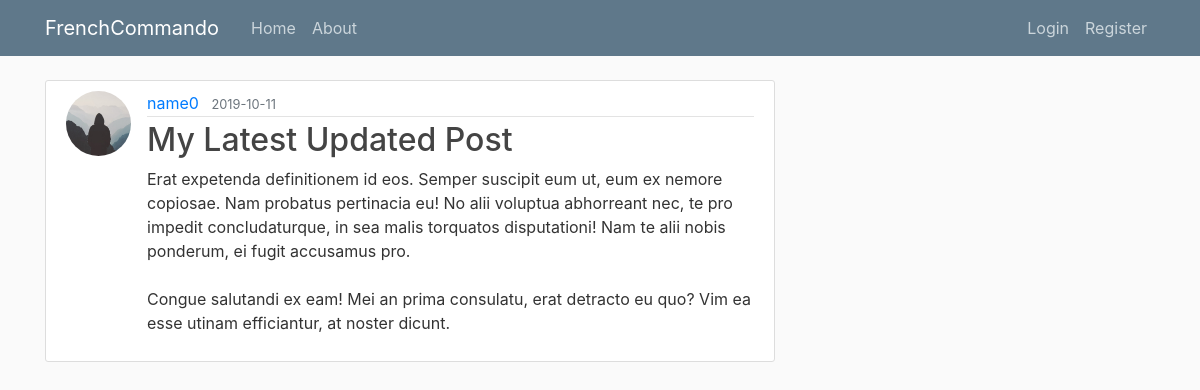
Page /post/24 on the committed database.
### flaskblog/models.py (models this page shows, shortened)
class User(db.Model, UserMixin):
    id = db.Column(db.Integer, primary_key=True)
    username = db.Column(db.String(20), unique=True, nullable=False)
    email = db.Column(db.String(120), unique=True, nullable=False)
    image_file = db.Column(db.String(20), nullable=False, default='default.jpg')
    password = db.Column(db.String(60), nullable=False)
    posts = db.relationship('Post', backref='author', lazy=True)

class Post(db.Model):
    id = db.Column(db.Integer, primary_key=True)
    title = db.Column(db.String(100), nullable=False)
    date_posted = db.Column(db.DateTime, nullable=False, default=datetime.utcnow)
    content = db.Column(db.Text, nullable=False)
    user_id = db.Column(db.Integer, db.ForeignKey('user.id'), nullable=False)

### flaskblog/posts/routes.py (the view)
@posts.route("/post/<int:post_id>")
def post(post_id):
    post = Post.query.get_or_404(post_id)
    return render_template('post.html', title=post.title, post=post)

### flaskblog/templates/post.html (shortened to what this page needs)
{% extends "layout.html" %}
{% block content %}
  <article class="media content-section">
    <img class="rounded-circle article-img" src="{{ url_for('static', filename='profile_pics/' + post.author.image_file) }}" alt="">
    <div class="media-body">
      <div class="article-metadata">
        <a class="mr-2" href="{{ url_for('users.user_posts', username=post.author.username) }}">{{ post.author.username }}</a>
        <small class="text-muted">{{ post.date_posted.strftime('%Y-%m-%d') }}</small>
      </div>
      <h2><a class="article-title" href="{{ url_for('posts.post', post_id=post.id) }}">{{ post.title }}</a></h2>
      <p class="article-content">{{ post.content }}</p>
    </div>
  </article>
{% endblock content %}

### flaskblog/static/main.css (style rules this page uses)
body { background: #fafafa; color: #333333; margin-top: 5rem; }
h1, h2, h3, h4, h5, h6 { color: #444444; }
.content-section { background: #ffffff; padding: 10px 20px; border: 1px solid #dddddd; border-radius: 3px; margin-bottom: 20px; }
.article-title { color: #444444; }
.article-content { white-space: pre-line; }
.article-img { height: 65px; width: 65px; margin-right: 16px; }
.article-metadata { padding-bottom: 1px; margin-bottom: 4px; border-bottom: 1px solid #e3e3e3 }

### rows in the picture
User: image_file (placeholder picture), author.username "name0"
Post: date_posted "2019-10-11", title "My Latest Updated Post", content "Erat expetenda definitionem id eos. Semper suscipit eum ut, eum ex nemore copiosae. Nam probatus pertinacia eu! No alii voluptua abhorreant nec, te pro impedit concludaturque, in sea malis torquatos disputationi! Nam te alii nobis ponderum, ei fugit accusamus pro. Congue salutandi ex eam! Mei an prima consulatu, erat detracto eu quo? Vim ea esse utinam efficiantur, at noster dicunt."
